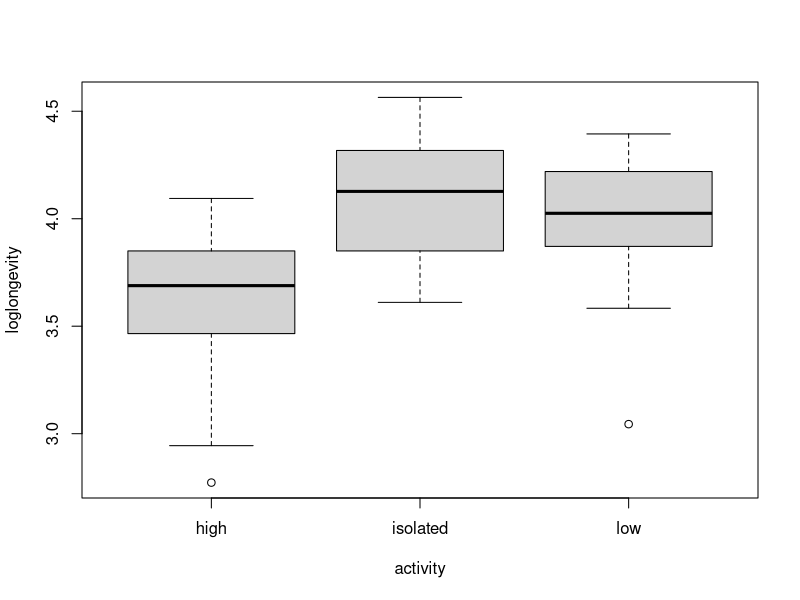
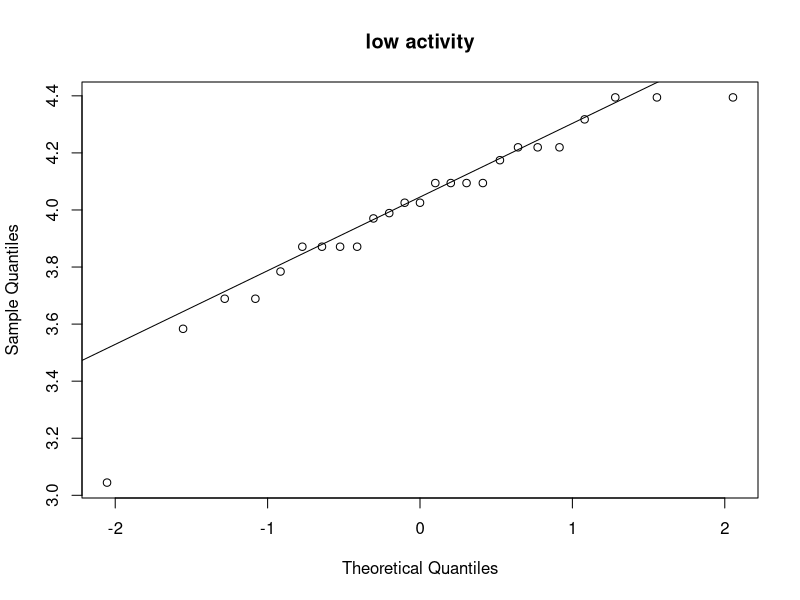
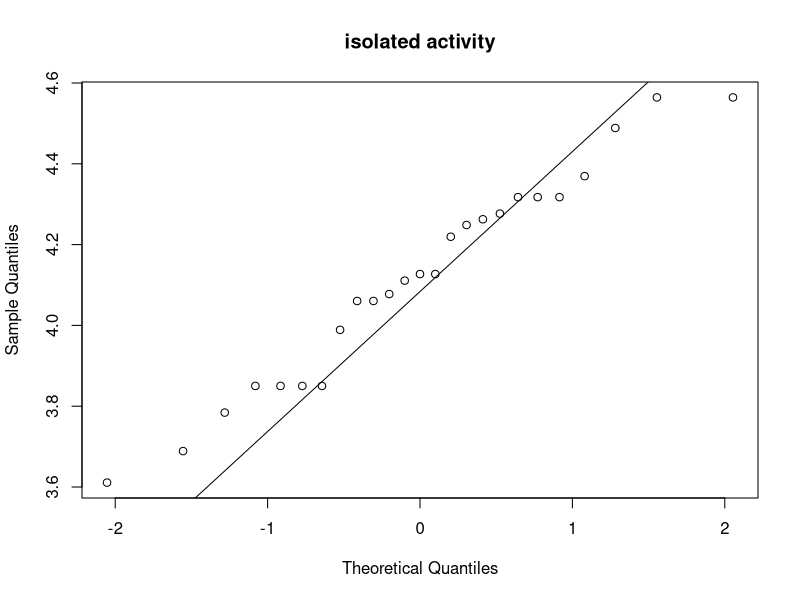
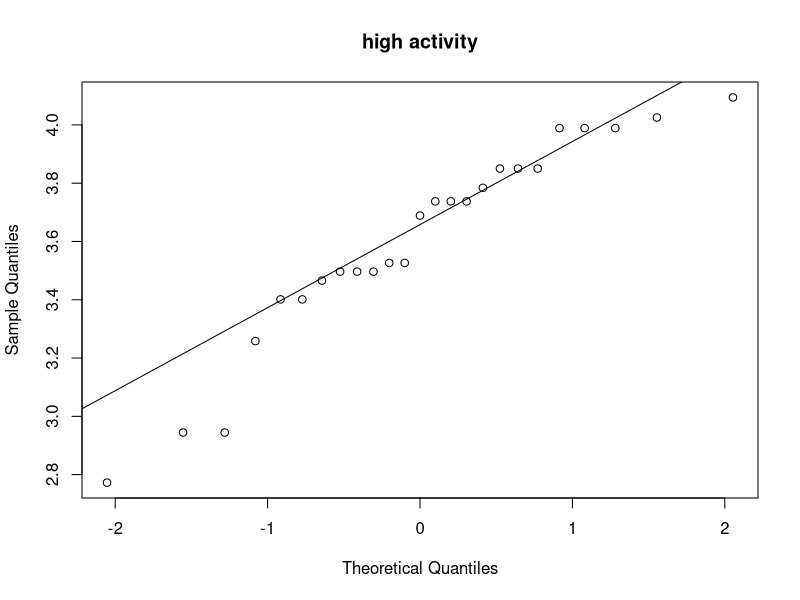
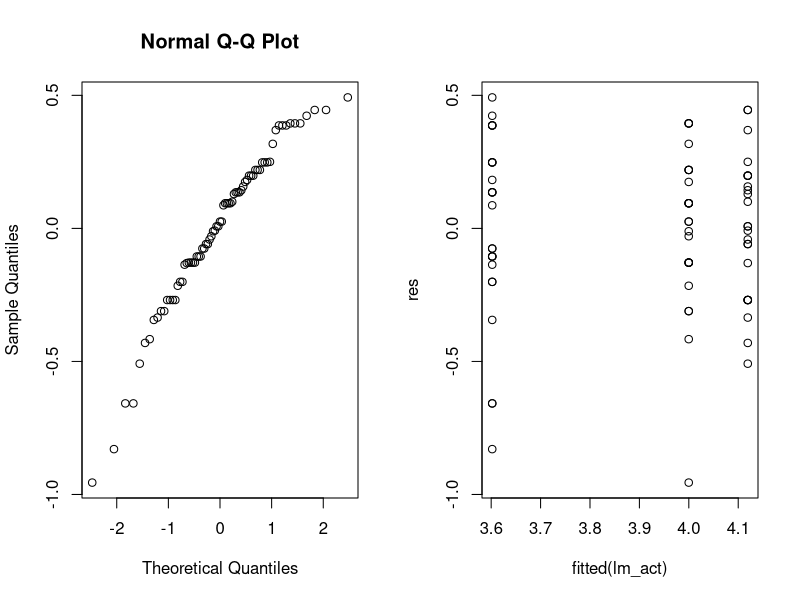
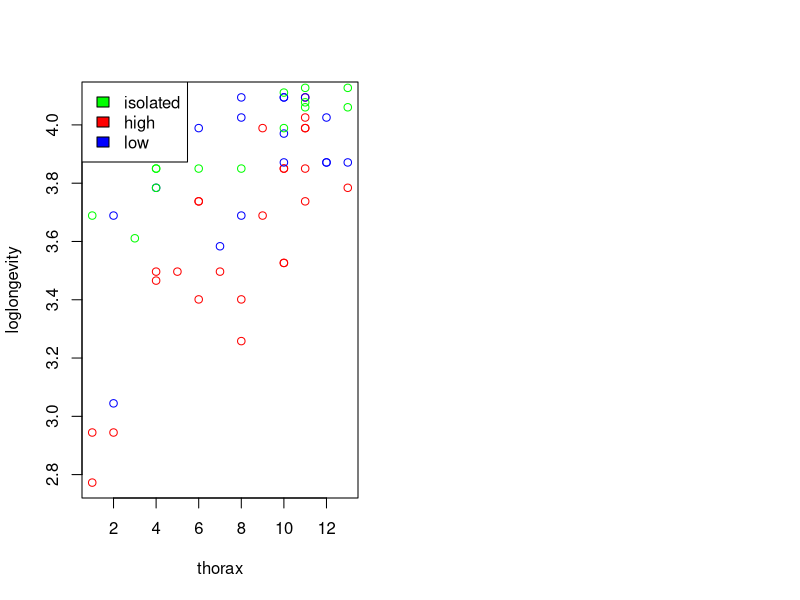
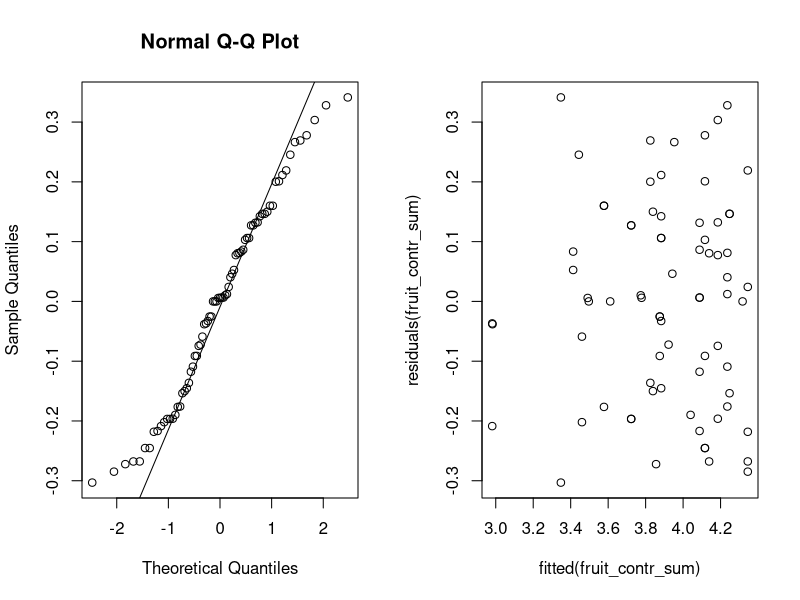
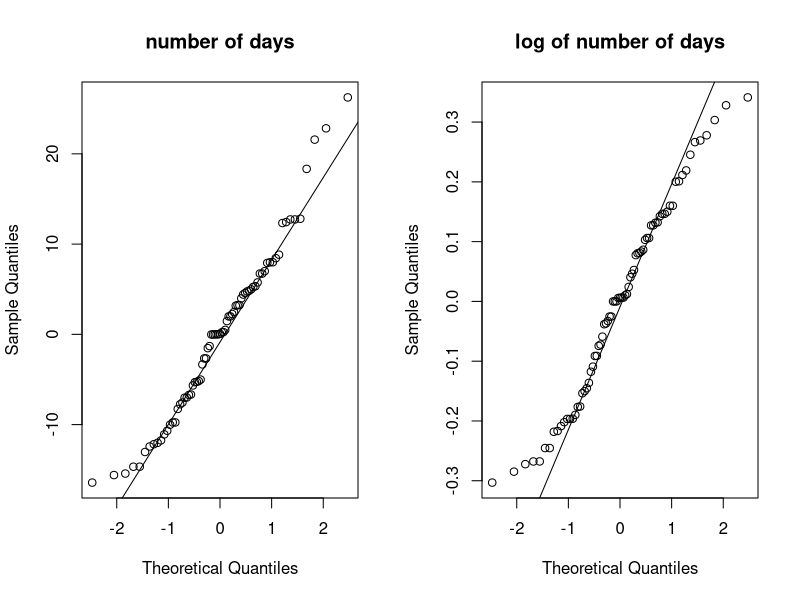

Write R code to recreate these figures, in order.
## ---- chunk 1
knitr::opts_chunk$set(fig.height = 4)
options(show.signif.stars=FALSE, digits = 3)
## ---- chunk 2
fruitflies = read.table('data/fruitflies.txt', header = TRUE)
## ---- chunk 3
# Add loglongevity to the data-frame
# Use it as a response variable (Y)
fruitflies$loglongevity = log(fruitflies$longevity)
## ---- chunk 4
# par(mfrow=c(2,2))
boxplot(loglongevity~activity,data=fruitflies)

# Plotting hist & qq-plot of each activity separately
log_low = fruitflies[fruitflies$activity == 'low',]$loglongevity
# hist(log_low)
qqnorm(log_low, main = 'low activity'); qqline(log_low)

log_iso = fruitflies[fruitflies$activity == 'isolated',]$loglongevity
# hist(log_iso)
qqnorm(log_iso, main = 'isolated activity'); qqline(log_iso)

log_high = fruitflies[fruitflies$activity == 'high',]$loglongevity
# hist(log_high)
qqnorm(log_high, main = 'high activity'); qqline(log_high)

# # Interaction Plots
# attach(fruitflies)
# par(mfrow=c(1,1))
# interaction.plot(thorax, activity, loglongevity)
## ---- chunk 5
# Create model
fruitflies$activity = as.factor(fruitflies$activity)
lm_act=lm(loglongevity~activity,data=fruitflies)
# Take residuals
res = residuals(lm_act)

# Shapiro test
pfromshapiro = shapiro.test(res)[2]$p.value
# ANOVA test
anova(lm_act)
# Summary Coefficients
summary(lm_act)[4]
## ---- chunk 6
par(mfrow=c(1, 2))
# QQ-plot
qqnorm(res)
# Scatter plot
plot(fitted(lm_act), res)
## ---- chunk 7
# Create model
thorax_avg = mean(fruitflies$thorax); thorax_avg
fruitflies$thorax = as.factor(fruitflies$thorax)
lm_act2=lm(loglongevity~thorax+activity,data=fruitflies)
# Take residuals
res2 = residuals(lm_act2)
# Shapiro test
pfromshapiro2 = shapiro.test(res2)[2]$p.value
# ANOVA test
anova(lm_act2)
# Summary Coefficients
summary(lm_act2)[4]
## ---- chunk 8
fruit=data.frame(thorax=fruitflies$thorax,
                 activity=fruitflies$activity,
                 longevity=fruitflies$longevity,
                 loglongevity=fruitflies$loglongevity)
# Summary with sum contrast
fruit$thorax = as.factor(fruit$thorax)
fruit$activity = as.factor(fruit$activity)
contrasts(fruit$thorax) = contr.sum
contrasts(fruit$activity) = contr.sum
# Create model
fruit_contr_sum = lm(loglongevity~thorax+activity, data = fruit)
anova(fruit_contr_sum)
# Summary
summary(fruit_contr_sum)[4]
## ---- chunk 9
# Plotting
fruitflies$thorax = as.numeric(fruitflies$thorax)
plot(loglongevity~thorax, data=fruitflies[fruitflies$activity == 'high',], col ='red')
points(loglongevity~thorax, data=fruitflies[fruitflies$activity == 'low',], col ='blue')
points(loglongevity~thorax, data=fruitflies[fruitflies$activity == 'isolated',], col ='green')
legend('topleft', legend = c('isolated', 'high', 'low'), fill = c('green', 'red', 'blue'))
## ---- chunk 10
# Testing
# Creating model
lm_tho = lm(loglongevity~thorax+activity, data = fruitflies)
# ANOVA test
anova(lm_tho)
# Summary Coefficients
summary(lm_tho)[4]
## ---- chunk 11
par(mfrow=c(1,2))
qqnorm(residuals(fruit_contr_sum)); qqline(residuals(fruit_contr_sum))
plot(fitted(fruit_contr_sum), residuals(fruit_contr_sum))
## ---- chunk 12
library(lmtest)
bptest(fruit_contr_sum)
## ---- chunk 13
fruit$activity = as.factor(fruit$activity)
act_fact_mod = lm(fruit$longevity~fruit$thorax+fruit$activity)
drop1(act_fact_mod, type='F')
## ---- chunk 14
par(mfrow=c(1, 2))
qqnorm(residuals(act_fact_mod), main = 'number of days'); qqline(residuals(act_fact_mod))
qqnorm(residuals(lm_act2), main = 'log of number of days'); qqline(residuals(lm_act2))

plot(fitted(act_fact_mod), residuals(act_fact_mod), main = 'number of days')
plot(fitted(lm_act2), residuals(lm_act2), main = 'log of number of days')
## ---- chunk 15
bptest(act_fact_mod); bptest(lm_act2)
## ---- chunk 16
psi = read.table(file = 'data/psi.txt', header=TRUE)
## ---- chunk 17
qqnorm(psi$gpa, main="Q-Q Plot: All Students' GPA")
qqline(psi$gpa)
## ---- chunk 18
no_psi = psi[which(psi$psi == "0"),]
yes_psi = psi[which(psi$psi == "1"),]
## ---- chunk 19
boxplot(psi$gpa, yes_psi$gpa, no_psi$gpa, main="GPA Boxplots", names=c("All", "PSI", "No PSI"));
## ---- chunk 20
par(mfrow=c(1, 2))
hist(no_psi$gpa, breaks = c(2.0, 2.5, 3.0, 3.5, 4.0), xlab = 'GPA', ylab = 'N of Students', main = 'Students that did not receive psi')
hist(yes_psi$gpa, breaks = c(2.0, 2.5, 3.0, 3.5, 4.0), xlab = 'GPA', ylab = 'N of Students', main = 'Students that did receive psi')
## ---- chunk 21
psiglm=glm(passed~psi+gpa,data=psi,family=binomial)
summary(psiglm)$coefficients

plot(psiglm, which=2:2)
## ---- chunk 22
x=matrix(c(3,15,8,6),2,2); fisher.test(x)
## ---- chunk 23
africa = read.table(file = 'data/africa.txt', header = TRUE)
## ---- chunk 24
africa$pollib = as.factor(africa$pollib)
glm_milt=glm(miltcoup~oligarchy+pollib+parties+pctvote+popn+size+numelec+numregim,family=poisson,data=africa) 
summary(glm_milt)
plot(glm_milt, which=2)
shapiro.test(residuals(glm_milt))
## ---- chunk 25
summary(glm(miltcoup~oligarchy+pollib+parties+pctvote+popn+size+numelec+numregim,family=poisson,data=africa))[[12]]
## ---- chunk 26
summary(glm(miltcoup~oligarchy+pollib+parties+pctvote+popn+size+numregim,family=poisson,data=africa))[[12]]
## ---- chunk 27
summary(glm(miltcoup~oligarchy+pollib+parties+pctvote+popn+size,family=poisson,data=africa))[[12]]
## ---- chunk 28
summary(glm(miltcoup~oligarchy+pollib+parties+pctvote+popn,family=poisson,data=africa))[[12]]
## ---- chunk 29
summary(glm(miltcoup~oligarchy+pollib+parties+pctvote,family=poisson,data=africa))[[12]]
## ---- chunk 30
#Final Model
model_poisson = glm(miltcoup~oligarchy+pollib+parties,family=poisson,data=africa)
summary(model_poisson)[[12]]
par(mfrow=c(1, 2))
plot(model_poisson, which = 1:2)

